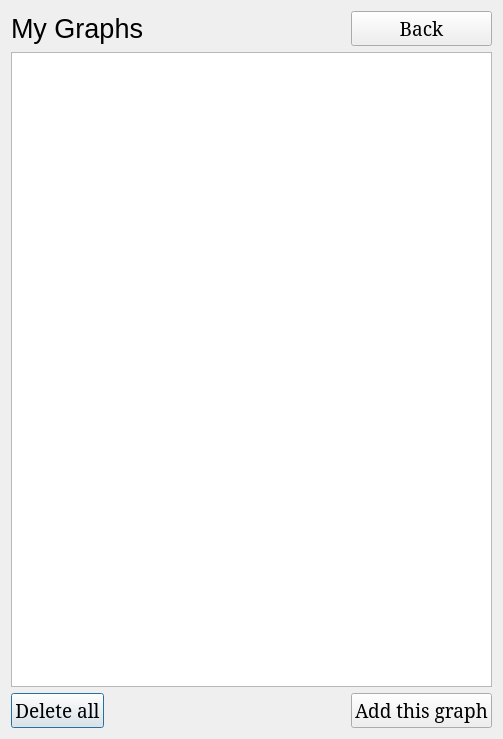
<?xml version="1.0" encoding="UTF-8"?>
<ui version="4.0">
 <class>Dialog</class>
 <widget class="QDialog" name="Dialog">
  <property name="geometry">
   <rect>
    <x>0</x>
    <y>0</y>
    <width>503</width>
    <height>739</height>
   </rect>
  </property>
  <property name="maximumSize">
   <size>
    <width>503</width>
    <height>739</height>
   </size>
  </property>
  <property name="windowTitle">
   <string>Dialog</string>
  </property>
  <layout class="QGridLayout" name="gridLayout">
   <item row="5" column="0" alignment="Qt::AlignLeft">
    <widget class="QPushButton" name="deleteallBtn">
     <property name="font">
      <font>
       <family>SimSun</family>
       <pointsize>14</pointsize>
      </font>
     </property>
     <property name="text">
      <string>Delete all</string>
     </property>
    </widget>
   </item>
   <item row="0" column="3">
    <widget class="QPushButton" name="backBtn">
     <property name="font">
      <font>
       <family>SimSun</family>
       <pointsize>14</pointsize>
      </font>
     </property>
     <property name="text">
      <string>Back</string>
     </property>
    </widget>
   </item>
   <item row="0" column="0" alignment="Qt::AlignLeft">
    <widget class="QLabel" name="label">
     <property name="font">
      <font>
       <family>Segoe UI Symbol</family>
       <pointsize>20</pointsize>
       <weight>50</weight>
       <bold>false</bold>
      </font>
     </property>
     <property name="text">
      <string>My Graphs</string>
     </property>
    </widget>
   </item>
   <item row="2" column="0" colspan="4">
    <widget class="QTableWidget" name="tableWidget">
     <property name="font">
      <font>
       <family>SimSun</family>
       <pointsize>12</pointsize>
      </font>
     </property>
    </widget>
   </item>
   <item row="5" column="3">
    <widget class="QPushButton" name="addGraph">
     <property name="font">
      <font>
       <family>SimSun</family>
       <pointsize>14</pointsize>
      </font>
     </property>
     <property name="text">
      <string>Add this graph</string>
     </property>
    </widget>
   </item>
  </layout>
 </widget>
 <resources/>
 <connections/>
</ui>
